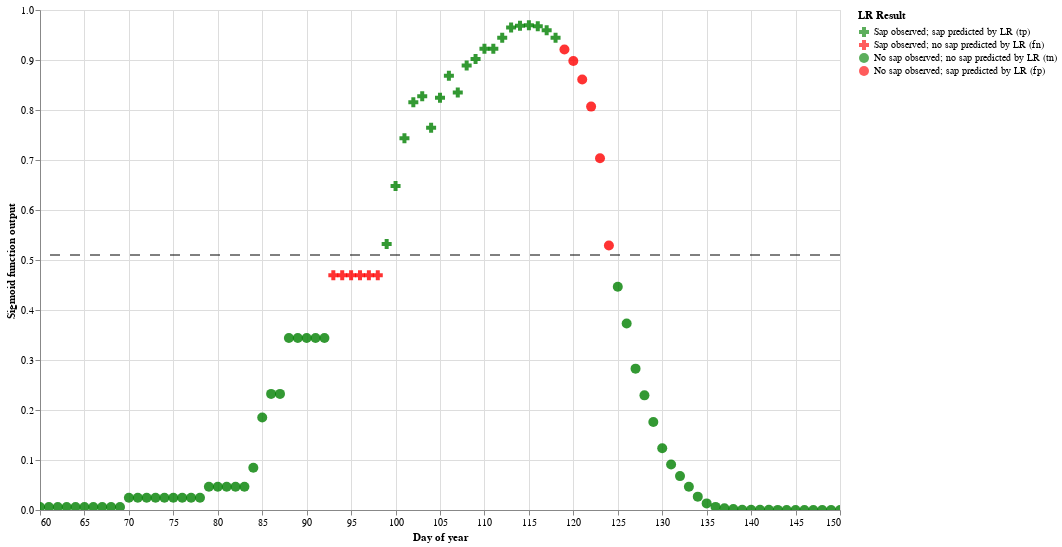

Notebook code for this chart:
### Markdown cell above
The following plot illustrates the predictions of the logistic regression model for a single tap ('QC1A' from the Boris/Quebuec site) for a single year (2015).  The plot displays the output of the sigmoid function ($S$) for the values of the linear regression ($P$)  The threshold $S$ value to predict sap in a given week was 0.51 as specified by Houle et al (2015) and is plotted as a dashed black line.

### Code cell
# Creates sample plot demonstrating output of sigmoid function over the course of a year.

sample_sigmoid = LR_table[
    (LR_table.site == "QC")
    & (LR_table.date_to.dt.year == 2015)
    & (LR_table.tap_id == "QC1A")
]

sample_sigmoid = sample_sigmoid.rename(
    columns={
        "tn": "No sap observed; no sap predicted by LR (tn)",
        "fp": "No sap observed; sap predicted by LR (fp)",
        "fn": "Sap observed; no sap predicted by LR (fn)",
        "tp": "Sap observed; sap predicted by LR (tp)",
    }
)

sample_sigmoid = (
    sample_sigmoid.reset_index()
    .melt(
        id_vars="index",
        value_vars=[
            "Sap observed; sap predicted by LR (tp)",
            "Sap observed; no sap predicted by LR (fn)",
            "No sap observed; no sap predicted by LR (tn)",
            "No sap observed; sap predicted by LR (fp)",
        ],
    )
    .merge(
        sample_sigmoid.reset_index()[["index", "S", "P", "Y", "Y_hat", "jd"]],
        on="index",
    )
)

sample_sigmoid = sample_sigmoid[sample_sigmoid.value == 1]


domain_pred = [
    "Sap observed; sap predicted by LR (tp)",
    "Sap observed; no sap predicted by LR (fn)",
    "No sap observed; no sap predicted by LR (tn)",
    "No sap observed; sap predicted by LR (fp)",
]

sigmoid_plt = (
    alt.Chart(sample_sigmoid)
    .mark_point(size=100, stroke=None, opacity=0.8)
    .encode(
        alt.X("jd", title="Day of year", scale=alt.Scale(domain=[60, 150])),
        alt.Y("S", title="Sigmoid function output"),
        fill=alt.Fill(
            "variable",
            title="LR Result",
            scale=alt.Scale(domain=domain_pred, range=["green", "red", "green", "red"]),
        ),
        shape=alt.Shape(
            "variable",
            scale=alt.Scale(
                domain=domain_pred, range=["cross", "cross", "circle", "circle"]
            ),
        ),
    )
    .interactive()
)


sigmoid_plt = sigmoid_plt + alt.Chart(pd.DataFrame({"ht": [houle_thresh]})).mark_rule(
    color="black",
    strokeDash=[10,10]
).encode(y="ht")

sigmoid_plt.properties(width=800, height=500).configure_legend(labelLimit=0)

### Figure 1 — Vega-Lite specification as saved in the notebook (floating-point values rounded to 4 significant figures; data arrays with more than 128 entries replaced by an {"elided": "..."} marker saying what was removed)
{"config": {"view": {"continuousWidth": 400, "continuousHeight": 300}, "legend": {"labelLimit": 0}}, "layer": [{"data": {"name": "data-1ecc5ea6c779bd2aa698c195f34aed85"}, "mark": {"type": "point", "opacity": 0.8, "size": 100, "stroke": null}, "encoding": {"fill": {"type": "nominal", "field": "variable", "scale": {"domain": ["Sap observed; sap predicted by LR (tp)", "Sap observed; no sap predicted by LR (fn)", "No sap observed; no sap predicted by LR (tn)", "No sap observed; sap predicted by LR (fp)"], "range": ["green", "red", "green", "red"]}, "title": "LR Result"}, "shape": {"type": "nominal", "field": "variable", "scale": {"domain": ["Sap observed; sap predicted by LR (tp)", "Sap observed; no sap predicted by LR (fn)", "No sap observed; no sap predicted by LR (tn)", "No sap observed; sap predicted by LR (fp)"], "range": ["cross", "cross", "circle", "circle"]}}, "x": {"type": "quantitative", "field": "jd", "scale": {"domain": [60, 150]}, "title": "Day of year"}, "y": {"type": "quantitative", "field": "S", "title": "Sigmoid function output"}}, "selection": {"selector001": {"type": "interval", "bind": "scales", "encodings": ["x", "y"]}}}, {"data": {"name": "data-e9529b6f4118b85b66fce8f9303288e5"}, "mark": {"type": "rule", "color": "black", "strokeDash": [10, 10]}, "encoding": {"y": {"type": "quantitative", "field": "ht"}}}], "height": 500, "width": 800, "$schema": "https://vega.github.io/schema/vega-lite/v4.8.1.json", "datasets": {"data-1ecc5ea6c779bd2aa698c195f34aed85": {"elided": "365 records"}, "data-e9529b6f4118b85b66fce8f9303288e5": [{"ht": 0.51}]}}
